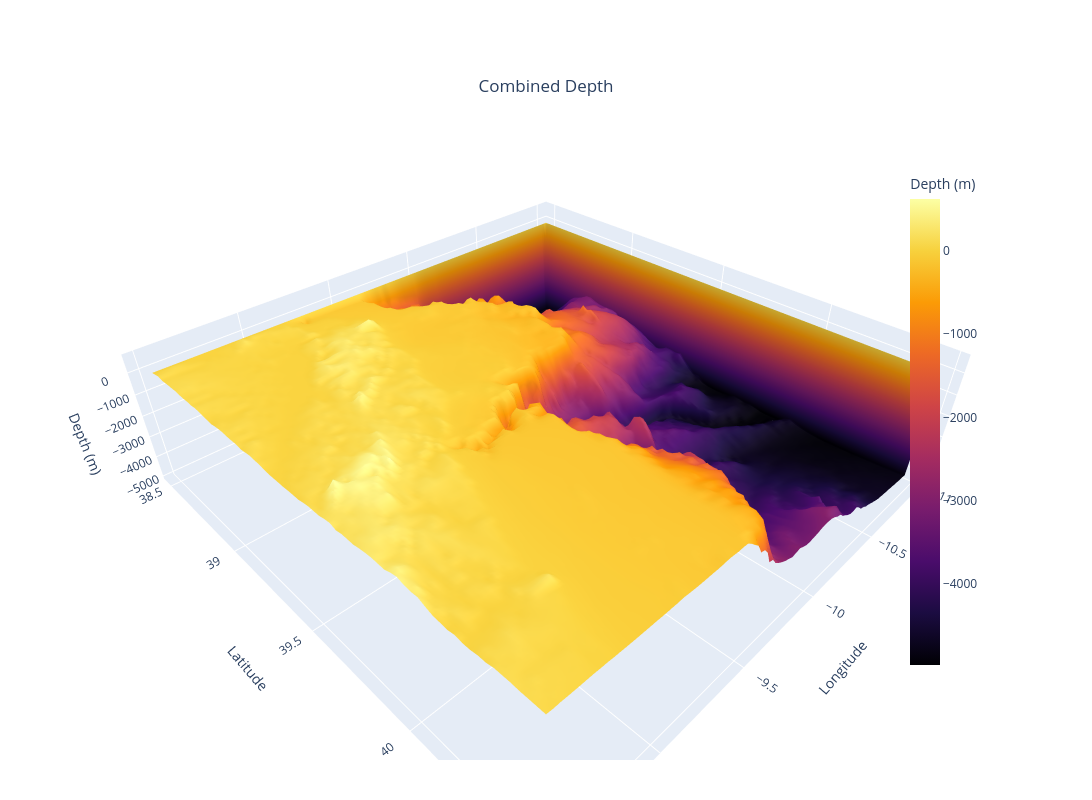

Here is the notebook cell this chart was saved with:
### Code cell
import xarray as xr
import numpy as np
import plotly.graph_objects as go

file_path = "dAtA\cmems_GEBCO_resampled.nc"

try:
    ds_combined = xr.open_dataset(file_path)
except FileNotFoundError:
    print(f"Error: The file was not found at '{file_path}'")
    print("Please make sure the file path is correct.")
    exit()


lat = ds_combined['latitude'].values
lon = ds_combined['longitude'].values
depth = ds_combined['deptho'].values


lon_grid, lat_grid = np.meshgrid(lon, lat)

# if 'mask' in ds_combined:
#     mask = ds_combined['mask'].values
#     # Ensure mask has the same dimensions as depth before applying
#     if mask.shape == depth.shape:
#         depth = np.where(mask == 1, depth, np.nan)
#     else:
#         print("Warning: Mask shape does not match depth shape. Mask will not be applied.")

surface_trace = go.Surface(
    x=lon_grid,
    y=lat_grid,
    z=-depth,
    colorscale='inferno',
    connectgaps=False,  # Important for handling the land mask (NaNs)
    colorbar=dict(
        title='Depth (m)',
        len=0.75,
        x=0.85
    )
)
fig = go.Figure(data=[surface_trace])
fig.update_layout(
    height=800,
    width=1600,
    title={
        'text': 'Combined Depth',
        'y':0.9,
        'x':0.5,
        'xanchor': 'center',
        'yanchor': 'top'
    },
    scene=dict(
        xaxis_title='Longitude',
        yaxis_title='Latitude',
        zaxis_title='Depth (m)',
        # Set aspect ratio to make the plot look more natural
        aspectratio=dict(x=1.5, y=1.5, z=0.4)
    ),
    margin=dict(l=40, r=40, b=40, t=80) # Adjust margins
)

fig.show()

### Figure 1 — Plotly figure (JSON) as saved in the notebook; plotly's stock layout.template omitted (floating-point values rounded to 4 significant figures; data arrays with more than 128 entries replaced by an {"elided": "..."} marker saying what was removed)
{"data": [{"colorbar": {"len": 0.75, "title": {"text": "Depth (m)"}, "x": 0.85}, "colorscale": [[0, "#000004"], [0.1111, "#1b0c41"], [0.2222, "#4a0c6b"], [0.3333, "#781c6d"], [0.4444, "#a52c60"], [0.5556, "#cf4446"], [0.6667, "#ed6925"], [0.7778, "#fb9b06"], [0.8889, "#f7d13d"], [1, "#fcffa4"]], "connectgaps": false, "type": "surface", "x": {"elided": "72x90 float values"}, "y": {"elided": "72x90 float values"}, "z": {"elided": "72x90 float values"}}], "layout": {"height": 800, "margin": {"b": 40, "l": 40, "r": 40, "t": 80}, "scene": {"aspectratio": {"x": 1.5, "y": 1.5, "z": 0.4}, "xaxis": {"title": {"text": "Longitude"}}, "yaxis": {"title": {"text": "Latitude"}}, "zaxis": {"title": {"text": "Depth (m)"}}}, "title": {"text": "Combined Depth", "x": 0.5, "xanchor": "center", "y": 0.9, "yanchor": "top"}, "width": 1600}}
